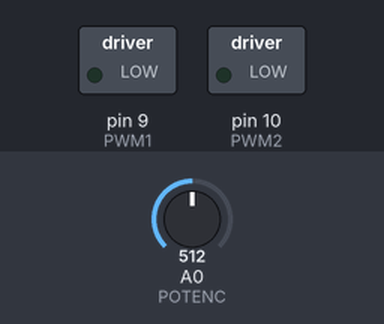
A sketch run on a simulated Arduino Uno, built with avr-gcc and run on an emulated ATmega328P. Parts: switched loads named in the sketch (green lamp = pin HIGH). Dashed ring = blinking. The inputs (shaded band) are chosen by the test bench; at power-on: A0 (POTENC) = 512.

Above: at 0.1 s.
At 2.2 s:
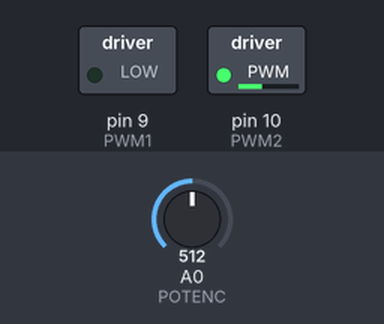
2.3 s: A0 (POTENC) set to 0
Timing chart, 0 to 11.1 s (numbered marks = the images above; inputs shaded):
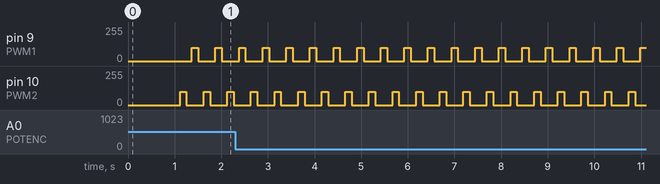

The sketch:

Teste_antigo.ino
```cpp
#include <limits.h>

#define PWM1 9
#define PWM2 10
#define POTENC A0
#define WAIT 100

/*
 * TIMER_0 -> PWMM 5 e 6
 * TIMER_1 -> PWM 9 e 10
 * TIMER 2 -> PWM 11 e 3
 */


double t = 0;
double k = 0;

//Resposta em frequencia
double f_sin = 6; //Hz
double out_sin = 0;

//Amplitude da resposta em frequencia
double A_sin = 100;
#define NUM_CICLOS_AMOSTRA 20
#define NUM_CICLOS_ACOMODACAO 10
#define FMAX 30
#define FINCREMENT 10

//Amostragem de Amplitude
int maximos[NUM_CICLOS_AMOSTRA];
int minimos[NUM_CICLOS_AMOSTRA];
int media_max, media_min;
int ciclos_absolutos = 0;

float A_out;

//Amostragem de Fase
float potenciometro_data_last=0;
int fases[NUM_CICLOS_AMOSTRA];
int index_fase=0;


int index_limite = 0;
int potenciometro_data;
bool ampl_impr = false, fase_impr = false;

void setup()
{
  for(int i = 0; i<NUM_CICLOS_AMOSTRA; i++)
  {
     maximos[i] = 0;
     minimos[i] = INT_MAX;
     fases[i]   = 0;
  }
  pinMode(PWM1, OUTPUT);
  pinMode(PWM2, OUTPUT);
  pinMode(POTENC, INPUT);
  Serial.begin(9600);

  delay(1000);

  cli();//stop interrupts

////set timer0 interrupt at 2kHz
//  TCCR0A = 0;// set entire TCCR0A register to 0
//  TCCR0B = 0;// same for TCCR0B
//  TCNT0  = 0;//initialize counter value to 0
//  // set compare match register for 2khz increments
//  OCR0A = 124;// = (16*10^6) / (2000*64) - 1 (must be <256)
//  // turn on CTC mode
//  TCCR0A |= (1 << WGM01);
//  // Set CS01 and CS00 bits for 64 prescaler
//  TCCR0B |= (1 << CS01) | (1 << CS00);
//  // enable timer compare interrupt
//  TIMSK0 |= (1 << OCIE0A);
//
////set timer1 interrupt at 1Hz
//  TCCR1A = 0;// set entire TCCR1A register to 0
//  TCCR1B = 0;// same for TCCR1B
//  TCNT1  = 0;//initialize counter value to 0
//  // set compare match register for 1hz increments
//  OCR1A = 15624;// = (16*10^6) / (1*1024) - 1 (must be <65536)
//  // turn on CTC mode
//  TCCR1B |= (1 << WGM12);
//  // Set CS10 and CS12 bits for 1024 prescaler
//  TCCR1B |= (1 << CS12) | (1 << CS10);
//  // enable timer compare interrupt
//  TIMSK1 |= (1 << OCIE1A);

//set timer2 interrupt at 8kHz
  TCCR2A = 0;// set entire TCCR2A register to 0
  TCCR2B = 0;// same for TCCR2B
  TCNT2  = 0;//initialize counter value to 0
  // set compare match register for 8khz increments
  OCR2A = 249;// = (16*10^6) / (8000*8) - 1 (must be <256)
  // turn on CTC mode
  TCCR2A |= (1 << WGM21);
  // Set CS21 bit for 8 prescaler
  TCCR2B |= (1 << CS21);
  // enable timer compare interrupt
  TIMSK2 |= (1 << OCIE2A);


  sei();//allow interrupts


}


void entrada_motor(int input)
{
//  Serial.println(analogRead(POTENC));
  if(input > 0)
  {
    analogWrite(PWM1, 0);
    analogWrite(PWM2, abs(input));
  }
  else
  {
    analogWrite(PWM1,  abs(input));
    analogWrite(PWM2, 0);
  }

}


ISR(TIMER2_COMPA_vect)
{//timer2 interrupt 8kHz toggles pin 9
  out_sin = A_sin*sin(2.*PI* f_sin*k*(1./8000.));

  entrada_motor(out_sin); //sen[2*pi*k*Ts] Ts = 1/8k sen[2*pi*0*Ts] = sen[2*pi*(k*Ts)
//  Serial.println(out_sin);
  if(k>=8000/f_sin && index_limite < NUM_CICLOS_AMOSTRA && ciclos_absolutos > NUM_CICLOS_ACOMODACAO) index_limite++;

  potenciometro_data =analogRead(POTENC);
  if(index_limite<NUM_CICLOS_AMOSTRA && ciclos_absolutos > NUM_CICLOS_ACOMODACAO)
  {

    if(potenciometro_data > maximos[index_limite]) maximos[index_limite] = potenciometro_data;
    if(potenciometro_data < minimos[index_limite]) minimos[index_limite] = potenciometro_data;
  }
  k = (k<8000/f_sin)? k+1 : 0;


  if(index_fase < NUM_CICLOS_AMOSTRA && float(potenciometro_data_last) < float(media_max)-A_out && float(potenciometro_data) >= float(media_max)-A_out && ampl_impr)//borda de subida
  {
    fases[index_fase] = k*360./(8000/f_sin);
    index_fase++;
  }
  //Serial.println(index_fase);
  ciclos_absolutos = (ciclos_absolutos<INT_MAX-1)? ciclos_absolutos+1 : INT_MAX;

  potenciometro_data_last = potenciometro_data;
//  Serial.println(k*(1./8000.));
}

//Formatacao da Impressao: f_sin, A_out
void imprimir_ampl()
{
  for(int i = 0; i<NUM_CICLOS_AMOSTRA; i++ )
  {
    media_max += maximos[i];
    media_min += minimos[i];
  }
  media_max /=NUM_CICLOS_AMOSTRA;
  media_min /= NUM_CICLOS_AMOSTRA;

  A_out = float(media_max - media_min)/(2.);
  Serial.print(f_sin);
  Serial.print(",");
  Serial.print(A_out/A_sin,4);
  ampl_impr = true;

}
void imprimir_fase()
{
  float fase_media;
  for(int i = 0; i<NUM_CICLOS_AMOSTRA; i++ )
    fase_media += fases[i];

  fase_media /=NUM_CICLOS_AMOSTRA;
  while(fase_media >180) fase_media=fase_media-360;
  Serial.print(",");
  Serial.println(fase_media);
  fase_impr = true;

}

void loop()
{
  if(index_limite == NUM_CICLOS_AMOSTRA && !ampl_impr)
  {
    imprimir_ampl();
  }

  if(index_fase== NUM_CICLOS_AMOSTRA && ampl_impr && !fase_impr)
  {
    imprimir_fase();
  }
}
```

Measured:
- by itself, pin 9 (PWM1), pin 10 (PWM2): alternates 99/255 for 0.14 s and 0/255 for 0.37 s
